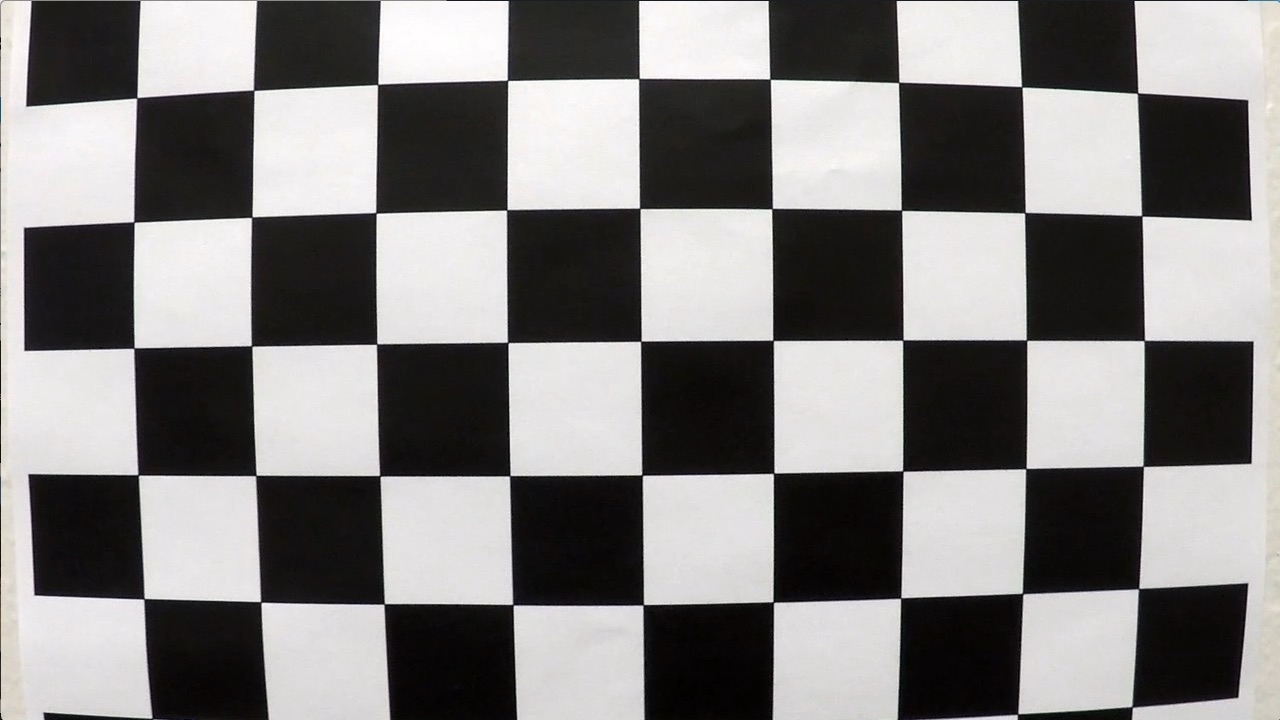
#> input picture camera_cal/calibration1.jpg, 1280 x 720 px; its folder holds only this picture in this run
$ jupyter execute --allow-errors CarND-Advanced-Lane_Lines.ipynb   (shell and % lines are left out)   (older library calls are emulated)
#> lines starting #> are read from the running program, lines starting #| are printed output that depends on the picture; after the words box and inside, x2 and y2 are one past the last pixel; in counts of white or black regions, pixels touching at a corner belong together
# Advanced Lane Finding Project

The goals / steps of this project are the following:

* Compute the camera calibration matrix and distortion coefficients given a set of chessboard images.
* Apply a distortion correction to raw images.
* Use color transforms, gradients, etc., to create a thresholded binary image.
* Apply a perspective transform to rectify binary image ("birds-eye view").
* Detect lane pixels and fit to find the lane boundary.
* Determine the curvature of the lane and vehicle position with respect to center.
* Warp the detected lane boundaries back onto the original image.
* Output visual display of the lane boundaries and numerical estimation of lane curvature and vehicle position.

---
## 1. Camera Calibration
### 1.1 Define camera_calibration function
The camera_calibration function calculates mtx and dist matrices from the calibration images.

[cell 1]
import numpy as np
import cv2
import glob
import matplotlib.pyplot as plt

def camera_calibration(file_names, nx, ny):
    # prepare object points, like (0,0,0), (1,0,0), (2,0,0) ....,(6,5,0)
#> called with file_names = 'camera_cal/calibration*.jpg', nx = 9, ny = 6
    objp = np.zeros((ny*nx,3), np.float32)
    objp[:,:2] = np.mgrid[0:nx, 0:ny].T.reshape(-1,2)

    # Arrays to store object points and image points from all the images.
    objpoints = [] # 3d points in real world space
    imgpoints = [] # 2d points in image plane.

    # Make a list of calibration images
    images = glob.glob(file_names)

    # Step through the list and search for chessboard corners
    for idx, fname in enumerate(images):
        img = cv2.imread(fname)
#> img is the input picture: shape (720, 1280, 3); mean B, G, R 127.8, 128.4, 130.1
        img_size = (img.shape[1], img.shape[0])

        gray = cv2.cvtColor(img, cv2.COLOR_BGR2GRAY)

        # Find the chessboard corners
        ret, corners = cv2.findChessboardCorners(gray, (nx,ny), None)
#> ret = False; corners = None

        # If found, add object points, image points
        if ret == True:
            objpoints.append(objp)
            imgpoints.append(corners)
            # [8 lines of commented-out code are left out]
    ret, mtx, dist, rvecs, tvecs = cv2.calibrateCamera(objpoints, imgpoints, img_size, None, None)

    return mtx, dist

### 1.2  Get mtx and dist matrices and save them for later use

[cell 2]
import pickle
nx = 9
ny = 6
# Calculate mtx and dist matrices from camera calibration
#> (the rest of this cell did not finish here and is left out)

### 1.3 Test undistortion on the calibration images

[cell 3]
# Test undistortion on an image
img = cv2.imread('camera_cal/calibration5.jpg', cv2.COLOR_BGR2RGB)

# Read in the saved mtx and dist
dist_pickle = pickle.load( open( "P2_dist_pickle.p", "rb" ) )
#> (reads P2_dist_pickle.p from the repository)
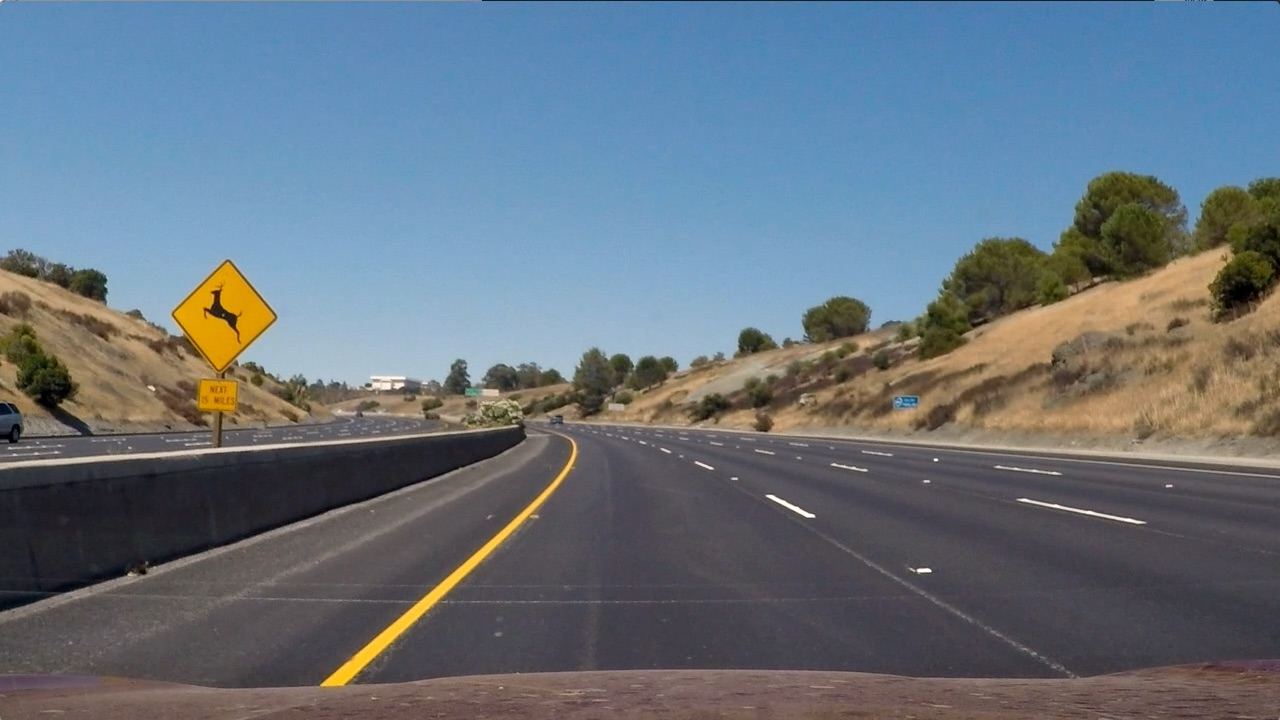
#> input picture test_images/test2.jpg, 1280 x 720 px, found by its file name
#> further down, img is the input picture: shape (720, 1280, 3); mean B, G, R 125.5, 114.6, 102.8
mtx = dist_pickle["mtx"]
dist = dist_pickle["dist"]

# Undistort the image
#> (the rest of this cell did not finish here and is left out)

## 2. Pipeline for images
### 2.1 Functions for the pipeline

[cell 4]
### Libraries
import pickle
import cv2
import numpy as np
import matplotlib.pyplot as plt
import matplotlib.image as mpimg

###Use color transforms, magnitude and direction of gradients to create a thresholded binary image
def threshold_binary(img, sobel_kernel=3, s_thresh=(170, 255), gd_thresh=(20, 100), mag_thresh=(0,255)):
#> called with sobel_kernel = 3, s_thresh = (70, 255), gd_thresh = (0, 1.57), mag_thresh = (5, 255)
    img = np.copy(img)

    # Apply threshold on S channel of HLS color map
    # 1) Convert to HLS color space and separate the V channel
    hls = cv2.cvtColor(img, cv2.COLOR_RGB2HLS)
#> hls: shape (720, 1280, 3); mean of channels 0, 1, 2 87.8, 114.9, 64.1
    l_channel = hls[:,:,1]
    s_channel = hls[:,:,2]
    # 2) Threshold color channel
    s_mask = (s_channel >= s_thresh[0]) & (s_channel <= s_thresh[1])
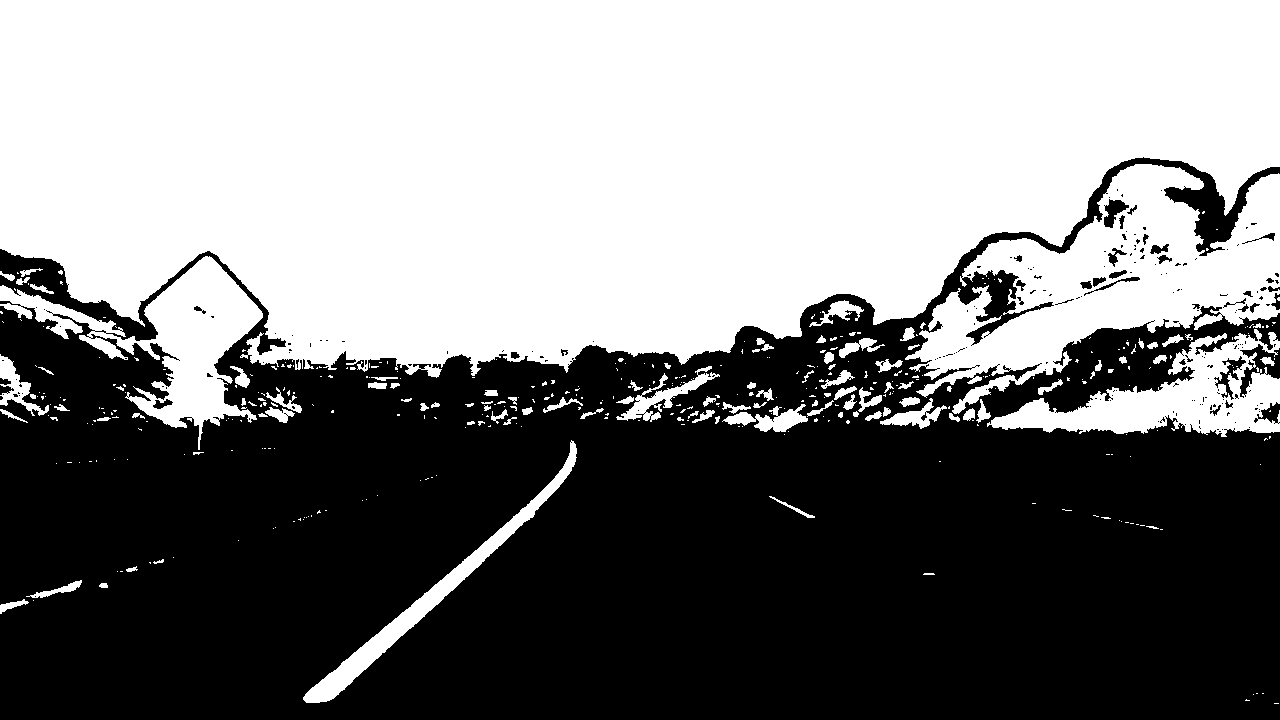
#> s_mask: shape (720, 1280) bool; 50.2% white; 210 black regions (172 under 20 px), largest, box (x1, y1, x2, y2) and area: (0, 157, 1280, 720) 454326, (1240, 344, 1280, 398) 829, (1214, 356, 1246, 400) 391


    # Apply Sobel x and y, then compute the direction and magnitude of the gradient and apply thresholds.
    # 1) Convert to grayscale
    gray = cv2.cvtColor(img, cv2.COLOR_RGB2GRAY)
    # 2) Take the gradient in x and y separately
    sobelx = cv2.Sobel(gray, cv2.CV_64F, 1, 0, ksize=sobel_kernel)
    sobely = cv2.Sobel(gray, cv2.CV_64F, 0, 1, ksize=sobel_kernel)
    # 3) Take the absolute value of the x and y gradients
    abs_sobelx = np.absolute(sobelx)
    abs_sobely = np.absolute(sobely)
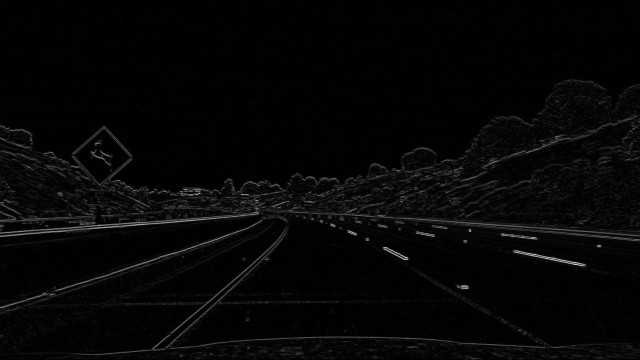
#> abs_sobely: shape (720, 1280) float64 (shown at 1/2 size); min 0, max 730, mean 18.3; drawn with min black and max white
    # 4) Use np.arctan2(abs_sobely, abs_sobelx) to calculate the direction of the gradient
    gd_dir = np.arctan2(abs_sobely, abs_sobelx)
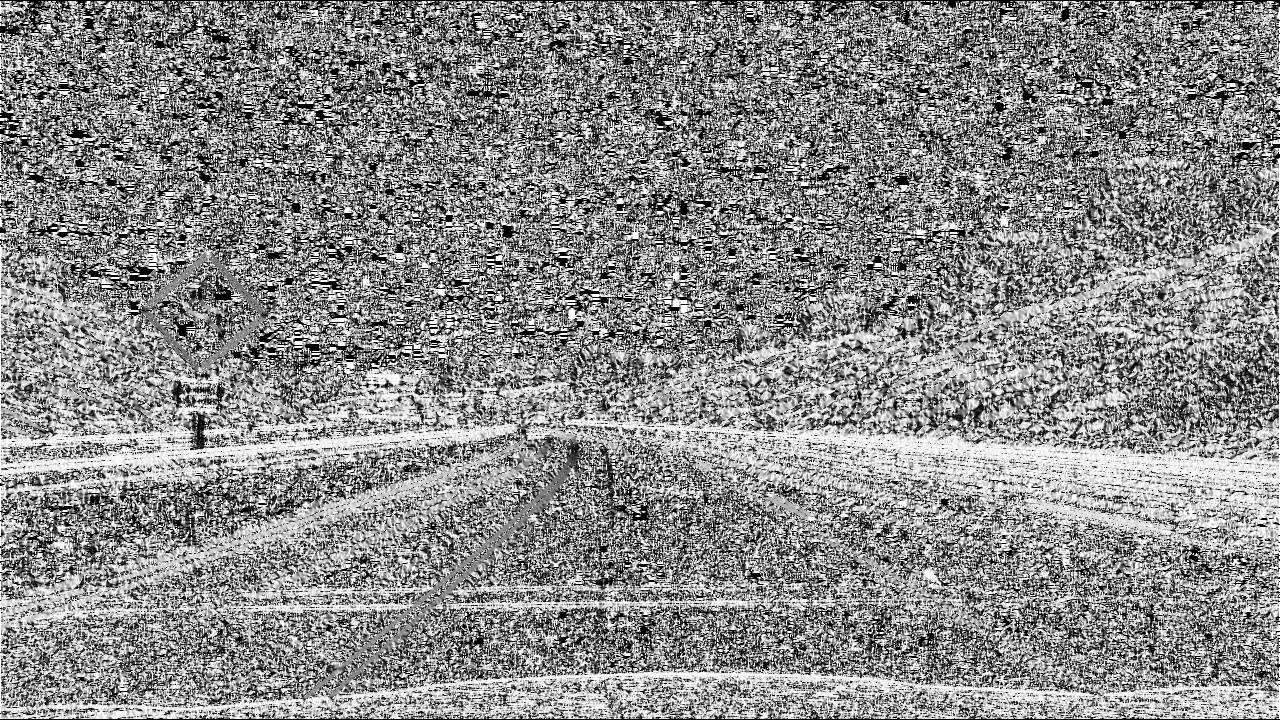
#> gd_dir: shape (720, 1280) float64; min 0, max 1.57, mean 0.855; drawn with min black and max white
    # 5) Create a binary mask where direction thresholds are met
    gd_mask = (gd_dir >= gd_thresh[0]) & (gd_dir <= gd_thresh[1])
#> gd_mask: shape (720, 1280) bool; every value is 1

    # 3) Calculate the magnitude
    mag_sobelxy = np.sqrt(sobelx**2 + sobely**2)
#> (the rest of the program and of its run is left out)
